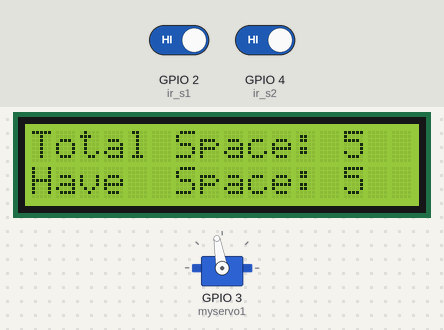
This sketch was run on a simulated ESP32. Shown: 16×2 character LCD, servo. The test bench sets the inputs (shaded band); at power-on: GPIO 2 (ir_s1) HIGH, GPIO 4 (ir_s2) HIGH.

Above: at 3.4 s.
3.5 s: GPIO 2 (ir_s1) driven LOW
At 4.7 s:
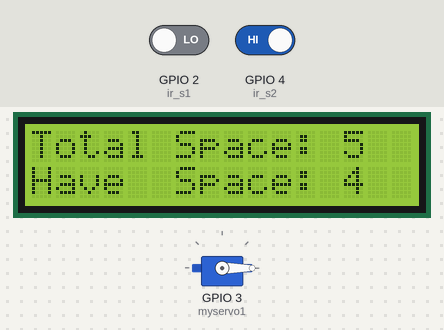
5.0 s: GPIO 4 (ir_s2) driven LOW
At 6.8 s:
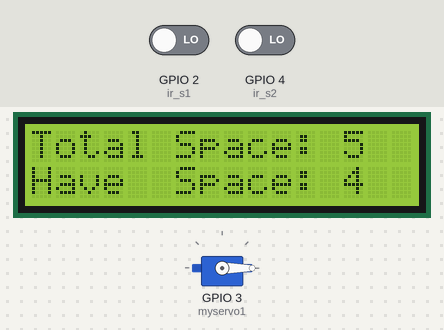
8.0 s: GPIO 4 (ir_s2) driven HIGH
At 9.2 s:
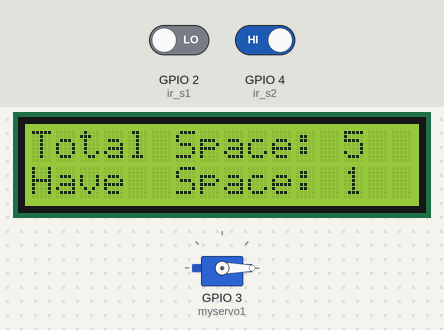
9.5 s: GPIO 4 (ir_s2) driven LOW
At 12.3 s:
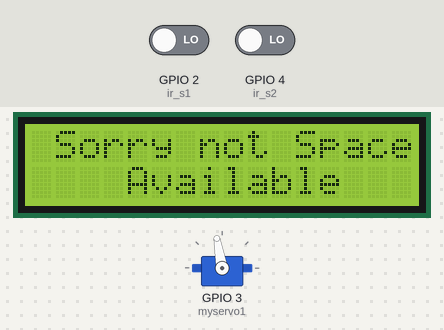
12.5 s: GPIO 2 (ir_s1) driven HIGH
At 13.6 s:
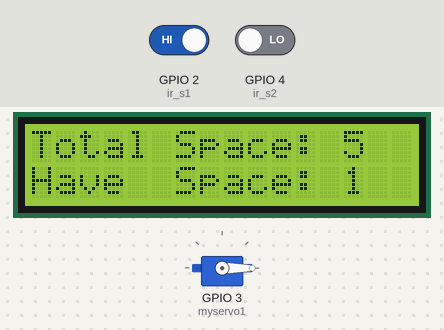
Timing chart, 0 to 15.1 s (numbered marks = the images above; inputs shaded):
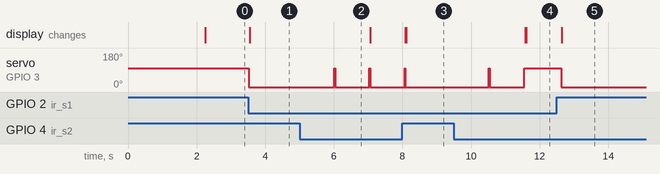

Measured:
- after the input at 3.5 s, servo on GPIO 3 (myservo1): 100° → 0° at once; the display: changes after 0.05 s (image 1)
- after the input at 5.0 s, servo on GPIO 3 (myservo1): alternates 100° for 0.03 s and 0° for 1.0 s, starting after 1.0 s
- after the input at 8.0 s, servo on GPIO 3 (myservo1): goes on until 8.1 s, then stays 0°
- after the input at 9.5 s, servo on GPIO 3 (myservo1): 0° → 100° after 2.0 s; the display: first changes after 2.1 s (image 4 shows a later state)
- after the input at 12.5 s, servo on GPIO 3 (myservo1): goes on until 12.6 s, then stays 0°

The sketch:

Automated_parking_system.ino
```cpp
#include <LiquidCrystal.h>// initialize the library with the numbers of the interface pins
#include <Wire.h>
#include <LiquidCrystal_I2C.h>

LiquidCrystal_I2C lcd(0x3F,20,4);
#include <Servo.h> //includes the servo library

Servo myservo1;

int ir_s1 = 2;
int ir_s2 = 4;

int Total = 5;
int Space;

int flag1 = 0;
int flag2 = 0;

void setup() {
pinMode(ir_s1, INPUT);
pinMode(ir_s2, INPUT);
lcd.init();                      // initialize the lcd
  lcd.init();

  lcd.backlight();

myservo1.attach(3);
myservo1.write(100);

lcd.begin(16, 2);
lcd.setCursor (0,0);
lcd.print("  Car  Parking  ");
lcd.setCursor (0,1);
lcd.print("     System     ");
delay (2000);
lcd.clear();

Space = Total;
}

void loop(){

if(digitalRead (ir_s1) == LOW && flag1==0){
if(Space>0){flag1=1;
if(flag2==0){myservo1.write(0); Space = Space-1;}
}else{
lcd.setCursor (0,0);
lcd.print(" Sorry not Space ");
lcd.setCursor (0,1);
lcd.print("    Available    ");
delay (1000);
lcd.clear();
}
}

if(digitalRead (ir_s2) == LOW && flag2==0){flag2=1;
if(flag1==0){myservo1.write(0); Space = Space+1;}
}

if(flag1==1 && flag2==1){
delay (1000);
myservo1.write(100);
flag1=0, flag2=0;
}

lcd.setCursor (0,0);
lcd.print("Total Space: ");
lcd.print(Total);

lcd.setCursor (0,1);
lcd.print("Have  Space: ");
lcd.print(Space);
}
```
